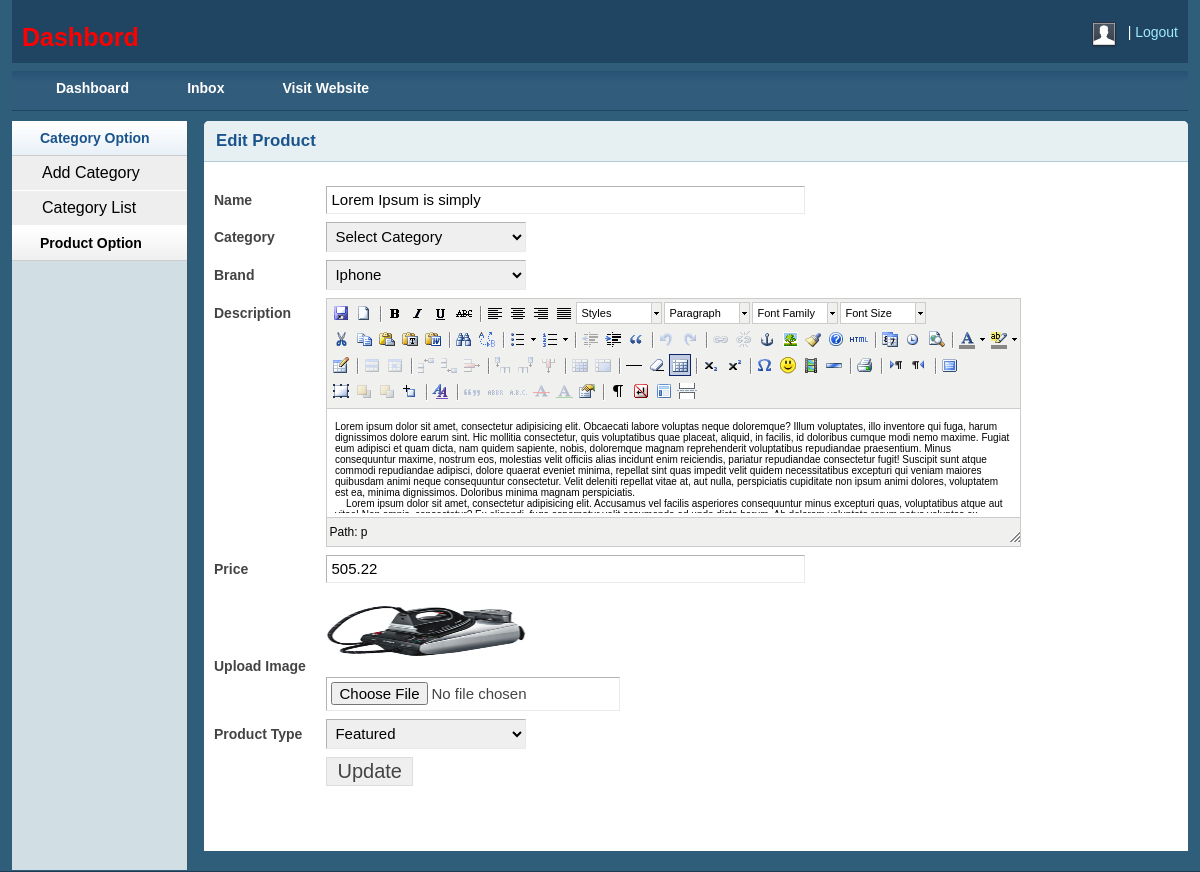
The page /admin/productedit.php?proid=1 (signed in) on the database its author committed.
### tables this page shows
CREATE TABLE `tbl_product` (
  `productId` int(11) NOT NULL,
  `productName` varchar(255) NOT NULL,
  `catId` int(11) NOT NULL,
  `brandId` int(11) NOT NULL,
  `body` text NOT NULL,
  `price` float NOT NULL,
  `image` varchar(255) NOT NULL,
  `type` tinyint(4) NOT NULL DEFAULT '0'
);

CREATE TABLE `tbl_brand` (
  `brandId` int(11) NOT NULL,
  `brandName` varchar(255) NOT NULL
);

### lib/Database.php (called while the page is built, shortened)
<?php
class Database
{
    public $host   = DB_HOST;
    public $user   = DB_USER;
    public $pass   = DB_PASS;
    public $dbname = DB_NAME;
    public $link;
    private function connectDB()
    {
        $this->link = new mysqli(
            $this->host,
            $this->user,
            $this->pass,
            $this->dbname
        );
    }
    public function select($query)
    {
        $result = $this->link->query($query) or
        die($this->link->error . __LINE__);
        if ($result->num_rows > 0) {
            return $result;
        } else {
            return false;
        }
    }
}

### classes/Product.php (called while the page is built, shortened)
<?php
$filepath = realpath(dirname(__FILE__));
include_once($filepath.'/../lib/Database.php');
 ?>
<?php
class Product
{
    private $db;
    public function __construct()
    {
        $this->db = new Database();
    }
    public function getProById($proid)
    {
        $query = "SELECT * FROM tbl_product WHERE productId = '$proid'";
        $result = $this->db->select($query);
        return $result;
    }
}

### classes/Brand.php (called while the page is built, shortened)
<?php
$filepath = realpath(dirname(__FILE__));
include_once($filepath.'/../lib/Database.php');
 ?>
<?php
class Brand
{
    private $db;
    public function __construct()
    {
        $this->db = new Database();
    }
    public function getAllBrand()
    {
        $query = "SELECT * FROM tbl_brand ORDER BY brandId DESC";
        $result = $this->db->select($query);
        return $result;
    }
}

### admin/productedit.php (the view, shortened to what this page needs)
<?php include 'inc/header.php';?>
<?php include 'inc/sidebar.php';?>
<?php include '../classes/Product.php'; ?>
<?php include '../classes/Brand.php'; ?>
<?php
if (!isset($_GET['proid']) || $_GET['proid'] == null) {
    echo "<script>window.location = 'productlist.php';</script>";
} else {
    $proid = preg_replace('/[^-a-zA-Z0-9_]/', '', $_GET['proid']);
}
$pd = new Product();
?>
<div class="grid_10">
    <div class="box round first grid">
        <h2>Edit Product</h2>
        <div class="block">
         <?php
         $getPro = $pd->getProById($proid);
         if ($getPro) {
             while ($value = $getPro->fetch_assoc()) {
                 ?>
         <form action="" method="post" enctype="multipart/form-data">
            <table class="form">
                <tr>
                    <td>
                        <label>Name</label>
                    </td>
                    <td>
                        <input type="text" name="productName" value="<?php echo $value['productName'] ?>" class="medium" />
                    </td>
                </tr>
                <tr>
                    <td>
                        <label>Category</label>
                    </td>
                    <td>
                        <select id="select" name="catId">
                            <option>Select Category</option>
                        </select>
                    </td>
                </tr>
                <tr>
                    <td>
                        <label>Brand</label>
                    </td>
                    <td>
                        <select id="select" name="brandId">
                            <?php
                            $brand = new Brand();
                 $getBrand = $brand->getAllBrand();
                 if ($getBrand) {
                     while ($result = $getBrand->fetch_assoc()) {
                         ?>
                            <option
                            <?php
                            if ($value['brandId'] == $result['brandId']) {
                                ?>
                                selected = "selected"
                            <?php
                            } ?>
                            value="<?php echo $result['brandId']; ?>"><?php echo $result['brandName']; ?></option>
                            <?php
                     }
                 } ?>
                        </select>
                    </td>
                </tr>
                 <tr>
                    <td style="vertical-align: top; padding-top: 9px;">
                        <label>Description</label>
                    </td>
                    <td>
                    </td>
                </tr>
                <tr>
                    <td>
                        <label>Price</label>
                    </td>
                    <td>
                        <input type="text" name="price" value="<?php echo $value['price'] ?>" class="medium" />
                    </td>
                </tr>
                <tr>
                    <td>
                        <label>Upload Image</label>
                    </td>
                    <td>
                        <img src="<?php echo $value['image']; ?>" height="80px" width="200px"><br>
                        <input type="file" name="image" />
                    </td>
                </tr>
                <tr>
                    <td>
                        <label>Product Type</label>
                    </td>
                    <td>
                        <select id="select" name="type">
                            <?php
                            if ($value['type'] == 0) {
                                ?>
                            <option selected="selected" value="0">Featured</option>
                            <?php
                            } else {
                                ?>
                            <option selected="selected" value="1">General</option>
                            <option value="0">Featured</option>
                            <?php
                            } ?>
                        </select>
                    </td>
                </tr>
                <tr>
                    <td></td>
                    <td>
                        <input type="submit" name="submit" Value="Update" />
                    </td>
                </tr>
            </table>
            </form>
            <?php
             }
         } ?>
        </div>
    </div>
</div>
<?php include 'inc/footer.php';?>

### admin/css/layout.css (style rules this page uses)
body { background: #fff none repeat scroll 0 0; color: #444; font-size: 14px; padding: 0; }
h1, h2, h3, h4, h5, h6 { line-height:1.2em; margin-bottom:.3em; }
h2 { margin-top:1em; }
.box { background:#fff; margin-bottom:20px; padding:10px 10px 10px 10px; margin-left:-8px; }
.box.grid { padding-bottom:40px; }
.box.round { -moz-border-radius: 5px 5px 0px 0px; -webkit-border-radius: 5px 5px 0px 0px; border-radius: 5px 5px 0px 0px; }
.box h2 { font-size:1.2em; font-weight:bold; color:#1B548D; background:#E6F0F3; margin:-10px -10px 0 -10px; padding:10px 12px; border-bottom:1px solid #B3CBD6; -moz-border-radius: 5px 5px 0px 0px; -webkit-border-radius: 5px 5px 0px 0px; border-radius: 5px 5px 0px 0px; }
.box.first { min-height: 406px; }
.block { padding-top:20px; }
table.form { width:100%; }
table.form td { padding:4px 0px; }
table.form label { font-weight:bold; }
table.form input, table.form select { font-size: 15px; padding: 4px 4px 5px 4px; border-top: 1px solid #b3b3b3; border-left: 1px solid #b3b3b3; border-right: 1px solid #eaeaea; border-bottom: 1px solid #eaeaea; }
table.form input[type="submit"] { border: 1px solid #ddd; color: #444; cursor: pointer; font-size: 20px; padding: 2px 10px; }
input.medium { width: 55%; }
.block { padding-bottom:1px; }
table.form select { width:200px; }

### admin/js/tiny-mce/themes/advanced/skins/default/content.css (style rules this page uses)
body, td, pre { color:#000; font-family:Verdana, Arial, Helvetica, sans-serif; font-size:10px; margin:8px; }
body { background:#FFF; }
h2 { font-size: 1.5em }
img { border:0; }
table, img, hr, .mceItemAnchor { cursor:default }
table td, table th { cursor:text }

### rows shown on the page
tbl_product: productName "Lorem Ipsum is simply", brandId "Iphone", price "505.22", image (picture), type "Featured"
